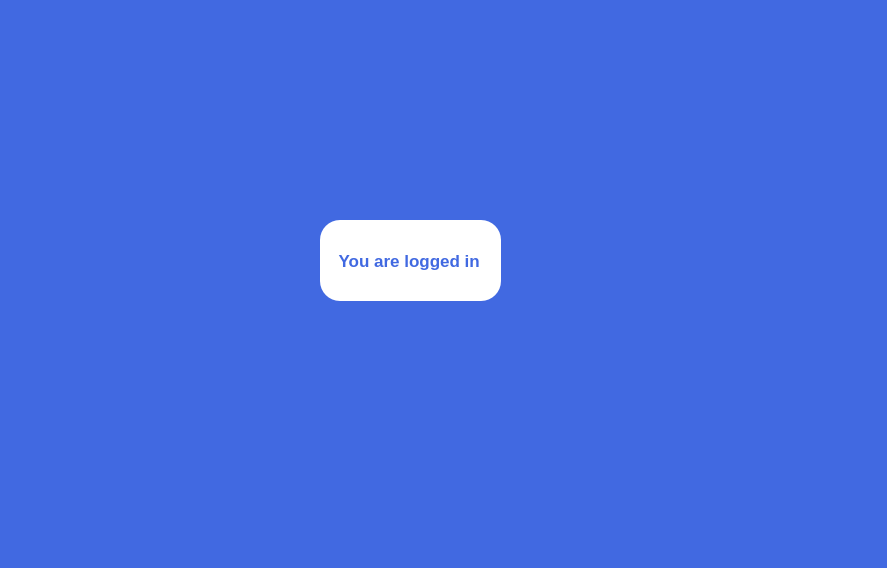
<?xml version="1.0" encoding="UTF-8"?>
<ui version="4.0">
 <class>MainWindow</class>
 <widget class="QMainWindow" name="MainWindow">
  <property name="geometry">
   <rect>
    <x>0</x>
    <y>0</y>
    <width>887</width>
    <height>568</height>
   </rect>
  </property>
  <property name="font">
   <font>
    <pointsize>6</pointsize>
   </font>
  </property>
  <property name="windowTitle">
   <string>MainWindow</string>
  </property>
  <property name="styleSheet">
   <string notr="true">background-color: rgb(65, 105, 225);</string>
  </property>
  <widget class="QWidget" name="centralwidget">
   <widget class="QLabel" name="label">
    <property name="geometry">
     <rect>
      <x>320</x>
      <y>220</y>
      <width>181</width>
      <height>81</height>
     </rect>
    </property>
    <property name="font">
     <font>
      <family>Arial</family>
      <pointsize>13</pointsize>
      <weight>75</weight>
      <bold>true</bold>
     </font>
    </property>
    <property name="styleSheet">
     <string notr="true">border-radius:20px;
color: rgb(65, 105, 225);
background-color: rgb(255, 255, 255);</string>
    </property>
    <property name="text">
     <string>    You are logged in</string>
    </property>
   </widget>
  </widget>
  <widget class="QMenuBar" name="menubar">
   <property name="geometry">
    <rect>
     <x>0</x>
     <y>0</y>
     <width>887</width>
     <height>21</height>
    </rect>
   </property>
  </widget>
  <widget class="QStatusBar" name="statusbar"/>
 </widget>
 <resources/>
 <connections/>
</ui>
